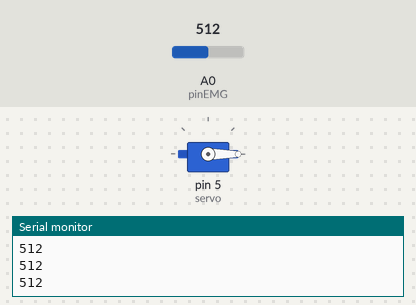
Simulated run of this sketch. Board: Arduino Uno, built with avr-gcc and run on an emulated ATmega328P. Shown: servo, the last lines printed to the serial monitor. Inputs (shaded band) come from the test bench; at power-on: A0 (pinEMG) = 512.

Above: at 1.2 s.
1.3 s: A0 (pinEMG) set to 685
2.8 s: A0 (pinEMG) set to 712
At 4.0 s:
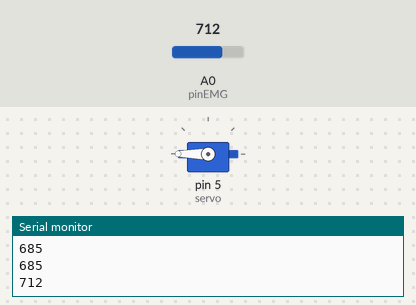
4.3 s: A0 (pinEMG) set to 690
At 5.0 s:
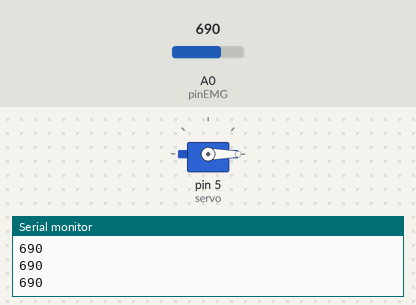
5.8 s: A0 (pinEMG) set to 710
At 6.4 s:
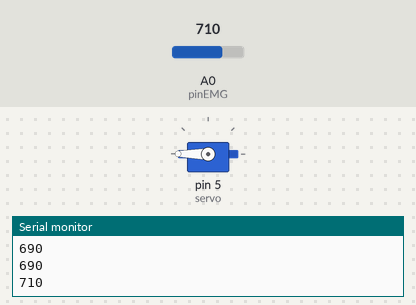
Timing chart, 0 to 8.3 s (numbered marks = the images above; inputs shaded):
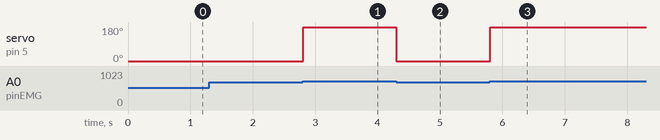

Measured:
- the behaviour switches between 700 and 701 on A0 (pinEMG) (found by bisection; images 0 and 1)
- after the input at 2.8 s, servo on pin 5 (servo): 0° → 180° at once
- after the input at 4.3 s, servo on pin 5 (servo): 180° → 0° at once
- after the input at 5.8 s, servo on pin 5 (servo): 0° → 180° at once

The sketch:

v2_prog.ino
```cpp
#include <Servo.h>
Servo servo;

// Déclaration des constantes
const int pinEMG = A0;      // Pin sur lequel est connecté le capteur EMG
const int seuil = 700;      // Seuil pour déclencher un changement d'état
int etat =0;                // Etat initial, 0 = ouvert, 1 = fermé


void setup() {
  Serial.begin(9600);     // Initialise la communication avec l'arduino
  servo.attach(5);        // servo connecté pin 5
  servo.write(0);         // position de départ
}

void loop() {
  int valeurEMG = analogRead(pinEMG);     // Lecture de la valeur du capteur EMG
  Serial.println(valeurEMG);              //Permet d'afficher les valeurs si besoin de recalibrer

  while(valeurEMG > seuil){           // Tant que le seuil est dépassé
    servo.write(180);                 // met le moteur en position fermé
    etat=1;                           // changement d'état
    valeurEMG = analogRead(pinEMG);   // nouvelle mesure de l'emg
  }
  etat=0;           //changement d'état
  servo.write(0);   // position ouvert
}
```
